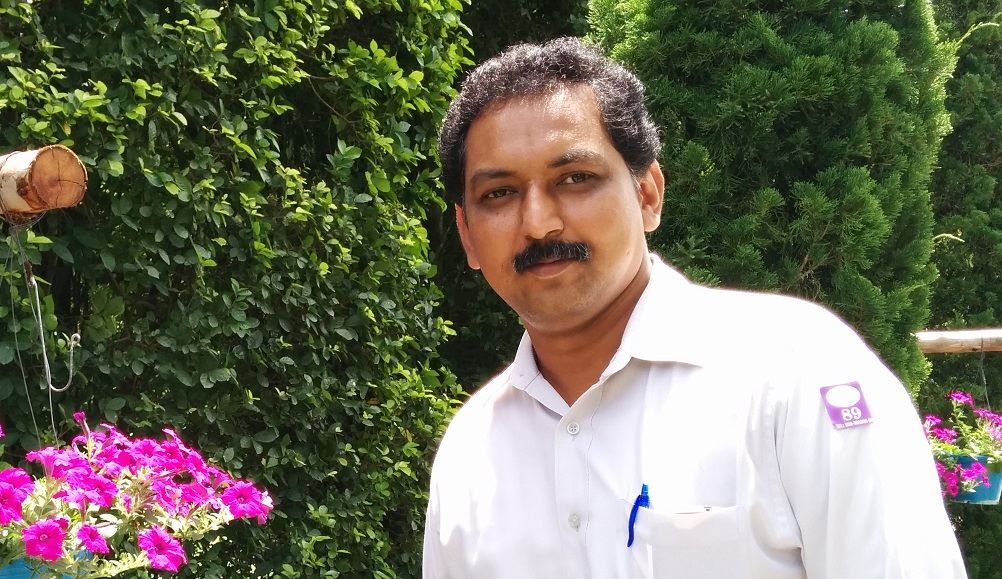
#> input picture src/cv/IMG_JK1.jpg, 1002 x 579 px
$ python cv_roi.py
#> lines starting #> are read from the running program, lines starting #| are printed output that depends on the picture; after the words box and inside, x2 and y2 are one past the last pixel; in counts of white or black regions, pixels touching at a corner belong together
import numpy as np
import cv2
import matplotlib.pyplot as plt


img = cv2.imread('IMG_JK1.jpg', cv2.IMREAD_COLOR)
#> img is the input picture: shape (579, 1002, 3); mean B, G, R 92.4, 111.9, 112.8

print(img[55, 55])
#| [ 9 29 17]
img[55, 55] = [255, 255, 255]
#> img: shape (579, 1002, 3); under 0.01% of pixels changed, all inside (x1, y1, x2, y2) = (55, 55, 56, 56)
print(img[55, 55])
#| [255 255 255]

# img[50:150, 350:450] = [255, 255, 255]

my_face = img[40:340, 400:700]
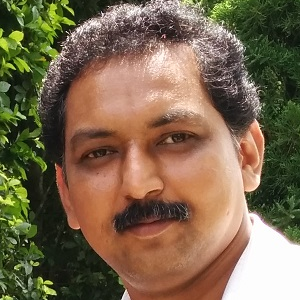
#> my_face: shape (300, 300, 3); mean B, G, R 78, 103.5, 123.4
print(len(my_face))
#| 300
img[0:300, 0:300] = my_face
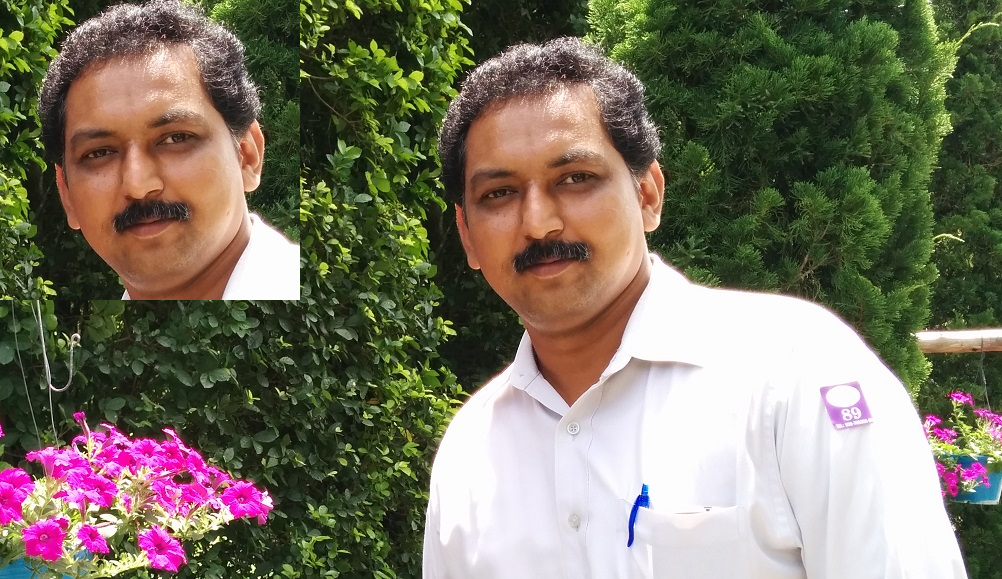
#> img: shape (579, 1002, 3); mean B, G, R 98.6, 116.4, 122

# watch_face = img[37:111, 107:194]
# img[500:574, 300:387] = watch_face

cv2.imshow('Image', img)

plt.imshow(cv2.cvtColor(img, cv2.COLOR_BGR2RGBA), interpolation='bicubic')
plt.show()

cv2.waitKey(0)
cv2.destroyAllWindows()
